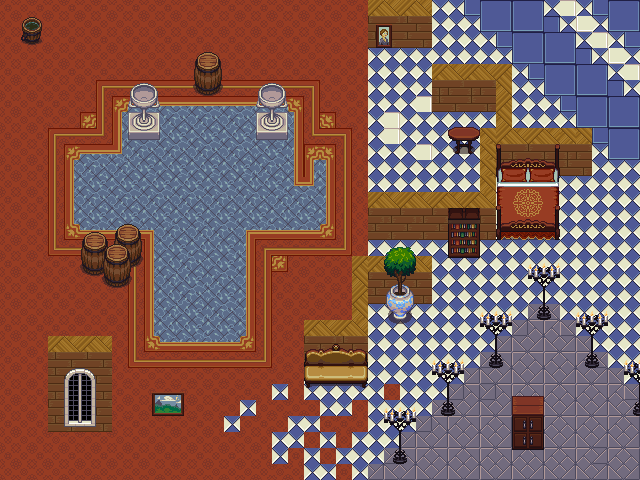

Below is a game level as drawn by its tile map, then a one-line description and the .tmx file that defines it, in full:
An orthogonal 40x30 tile map with 16x16 px tiles, 2 tile layers (Tile Layer 1, Tile Layer 2), 2 tilesets.

<map version="1.0" tiledversion="1.0.2" orientation="orthogonal" renderorder="right-down" width="40" height="30" tilewidth="16" tileheight="16" nextobjectid="1">
 <tileset firstgid="1" source="inside_a2.tsx" />
 <tileset firstgid="769" source="inside_b.tsx" />
 <layer name="Tile Layer 1" width="40" height="30">
  <data encoding="csv">
110,111,110,111,110,111,110,111,110,111,110,111,110,111,110,111,110,111,110,111,110,111,110,385,386,387,388,165,165,295,197,198,197,198,134,322,134,229,197,198,
142,143,142,143,142,143,142,143,142,143,142,143,142,143,142,143,142,143,142,143,142,143,142,1,2,35,4,165,165,165,229,230,229,230,264,134,353,134,229,230,
110,111,110,111,110,111,110,111,110,111,110,111,110,111,110,111,110,111,110,111,110,111,110,33,34,35,36,165,165,165,165,295,261,262,197,198,134,322,134,229,
142,143,142,143,142,143,142,143,142,143,142,143,142,143,142,143,142,143,142,143,142,143,142,5,6,7,8,165,165,165,165,165,293,294,229,230,264,134,353,134,
110,111,110,111,110,111,110,111,110,111,110,111,110,111,110,111,110,111,110,111,110,111,110,37,38,39,40,385,386,387,388,385,165,295,261,262,197,198,134,322,
142,143,142,143,142,143,77,78,79,78,79,78,79,78,79,78,79,78,79,80,142,143,142,69,70,71,72,98,2,100,4,417,165,165,293,294,229,230,264,134,
110,111,110,110,111,111,109,73,74,75,74,75,74,75,74,75,74,75,76,112,110,111,110,101,102,102,196,33,34,35,36,449,165,165,165,295,261,262,197,198,
142,143,142,142,143,9,109,105,106,107,106,107,106,107,106,107,106,107,108,112,10,143,142,133,196,102,102,5,6,7,8,481,165,165,165,5,293,294,229,230,
110,111,110,77,78,79,15,137,138,139,138,139,138,139,138,139,138,139,140,16,79,80,110,165,196,102,102,37,38,39,417,385,386,387,388,545,545,295,197,198,
142,143,142,141,73,74,75,11,106,107,106,107,106,107,106,107,138,139,108,73,76,112,110,133,102,102,196,69,70,71,545,1,2,3,4,98,130,71,229,230,
110,111,110,141,105,106,107,106,138,139,138,139,138,139,138,139,106,107,140,137,108,144,142,165,166,167,168,133,134,135,545,33,34,35,36,161,162,103,104,133,
142,143,142,141,137,138,139,138,139,138,139,138,139,138,139,138,138,139,12,11,140,112,110,133,134,135,136,165,166,167,545,5,6,7,8,133,134,135,136,5,
110,111,110,141,105,106,107,106,107,106,107,106,107,106,107,106,107,106,106,107,108,144,142,385,386,387,388,385,386,387,388,37,38,39,40,165,166,167,168,37,
142,143,142,141,137,138,139,138,139,138,139,138,139,138,139,138,139,138,138,139,140,112,111,129,98,129,98,1,2,3,4,69,70,71,72,5,6,7,8,69,
110,111,110,141,169,170,171,170,171,43,106,107,106,106,107,44,170,171,170,171,172,144,111,161,162,161,162,33,34,35,36,101,102,103,104,5,6,7,8,101,
142,143,142,173,174,175,174,175,47,105,138,139,138,138,139,108,48,174,174,174,174,176,143,165,166,167,168,5,6,7,8,133,134,135,136,37,38,39,40,8,
110,111,110,110,110,110,111,41,141,137,138,106,107,138,139,140,144,42,143,111,110,111,385,385,386,387,388,37,38,39,40,165,166,167,168,69,70,71,72,40,
142,143,142,142,142,142,110,142,141,105,106,138,139,106,107,108,144,111,142,143,142,143,417,1,2,3,4,69,70,71,72,133,134,135,136,101,102,103,104,72,
110,111,110,110,110,111,142,143,141,137,138,106,107,138,139,140,144,110,111,110,111,110,449,33,34,35,36,101,102,103,104,165,166,167,168,133,134,135,136,104,
142,143,142,142,110,111,110,111,141,105,106,138,139,106,107,108,144,142,143,142,143,142,481,5,6,7,8,5,6,7,8,5,6,389,390,165,166,167,168,136,
110,111,110,110,142,143,142,143,141,137,138,138,139,138,139,140,144,143,110,385,386,387,388,37,38,39,40,37,38,39,40,37,389,421,422,392,165,166,167,168,
142,143,142,449,450,451,452,143,141,169,170,170,170,171,171,172,144,111,142,1,2,35,4,5,6,7,8,5,6,7,8,389,390,389,390,389,390,165,166,167,
110,111,110,161,162,163,164,111,173,174,175,174,174,175,174,175,176,143,142,33,34,35,36,37,38,39,40,37,38,39,389,421,422,421,422,421,422,392,165,166,
142,143,142,35,66,67,68,143,142,143,142,143,142,143,142,143,142,143,142,5,6,7,8,69,70,71,72,69,70,389,390,389,390,389,390,389,390,389,390,165,
110,111,110,34,98,99,100,110,111,110,111,110,111,110,111,110,111,101,111,37,38,39,40,101,142,103,104,101,389,421,519,421,422,421,422,421,422,421,422,392,
142,143,142,129,130,131,132,142,143,142,143,142,143,142,143,101,143,142,143,142,70,71,142,133,134,135,136,389,390,389,390,389,390,389,390,389,390,389,390,389,
110,111,110,161,162,163,164,111,110,111,110,111,110,111,101,111,110,111,101,101,110,110,110,165,166,167,389,421,550,421,422,421,422,421,422,421,422,421,422,421,
142,143,142,143,142,143,142,143,142,143,142,143,142,143,142,143,142,101,104,142,166,142,168,167,168,389,390,389,518,519,390,389,390,389,390,389,390,389,390,389,
110,111,110,111,110,111,110,111,110,111,110,111,110,111,110,111,110,101,110,165,142,167,168,168,389,421,422,421,422,421,422,421,422,421,422,421,422,519,422,421,
142,143,142,143,142,143,142,143,142,143,142,143,142,143,142,143,142,143,142,165,166,110,168,389,390,389,390,389,390,389,390,389,390,389,390,389,390,389,390,389
</data>
 </layer>
 <layer name="Tile Layer 2" width="40" height="30">
  <data encoding="csv">
0,0,0,0,0,0,0,0,0,0,0,0,0,0,0,0,0,0,0,0,0,0,0,0,0,0,0,0,0,0,0,0,0,0,0,0,0,0,0,0,
0,1679,1680,0,0,0,0,0,0,0,0,0,0,0,0,0,0,0,0,0,0,0,0,833,834,0,0,0,0,0,0,0,0,0,0,0,0,0,0,0,
0,1711,1712,0,0,0,0,0,0,0,0,0,0,0,0,0,0,0,0,0,0,0,0,865,866,0,0,0,0,0,0,0,0,0,0,0,0,0,0,0,
0,0,0,0,0,0,0,0,0,0,0,0,1723,1724,0,0,0,0,0,0,0,0,0,0,0,0,0,0,0,0,0,0,0,0,0,0,0,0,0,0,
0,0,0,0,0,0,0,0,0,0,0,0,1755,1756,0,0,0,0,0,0,0,0,0,0,0,0,0,0,0,0,0,0,0,0,0,0,0,0,0,0,
0,0,0,0,0,0,0,0,1677,1678,0,0,1787,1788,0,0,1677,1678,0,0,0,0,0,0,0,0,0,0,0,0,0,0,0,0,0,0,0,0,0,0,
0,0,0,0,0,0,0,0,1709,1710,0,0,0,0,0,0,1709,1710,0,0,0,0,0,0,0,0,0,0,0,0,0,0,0,0,0,0,0,0,0,0,
0,0,0,0,0,0,0,0,1741,1742,0,0,0,0,0,0,1741,1742,0,0,0,0,0,0,0,0,0,0,1225,1226,0,0,0,0,0,0,0,0,0,0,
0,0,0,0,0,0,0,0,1773,1774,0,0,0,0,0,0,1773,1774,0,0,0,0,0,0,0,0,0,0,1257,1258,0,0,0,0,0,0,0,0,0,0,
0,0,0,0,0,0,0,0,0,0,0,0,0,0,0,0,0,0,0,0,0,0,0,0,0,0,0,0,1289,1290,0,1353,1354,1355,1356,0,0,0,0,0,
0,0,0,0,0,0,0,0,0,0,0,0,0,0,0,0,0,0,0,0,0,0,0,0,0,0,0,0,0,0,0,1385,1386,1387,1388,0,0,0,0,0,
0,0,0,0,0,0,0,0,0,0,0,0,0,0,0,0,0,0,0,0,0,0,0,0,0,0,0,0,0,0,0,1417,1418,1419,1420,0,0,0,0,0,
0,0,0,0,0,0,0,0,0,0,0,0,0,0,0,0,0,0,0,0,0,0,0,0,0,0,0,0,0,0,0,1449,1450,1451,1452,0,0,0,0,0,
0,0,0,0,0,0,0,0,0,0,0,0,0,0,0,0,0,0,0,0,0,0,0,0,0,0,0,0,1563,1564,0,1481,1482,1483,1484,0,0,0,0,0,
0,0,0,0,0,1693,1694,1695,1696,0,0,0,0,0,0,0,0,0,0,0,0,0,0,0,0,0,0,0,1631,1632,0,1513,1514,1515,1516,0,0,0,0,0,
0,0,0,0,0,1725,1726,1727,1728,0,0,0,0,0,0,0,0,0,0,0,0,0,0,0,899,900,0,0,1631,1632,0,0,0,0,0,0,0,0,0,0,
0,0,0,0,0,1757,1758,1759,1760,0,0,0,0,0,0,0,0,0,0,0,0,0,0,0,931,932,0,0,1661,1662,0,0,0,907,908,0,0,0,0,0,
0,0,0,0,0,1789,1790,1791,1792,0,0,0,0,0,0,0,0,0,0,0,0,0,0,0,963,964,0,0,0,0,0,0,0,939,940,0,0,0,0,0,
0,0,0,0,0,0,0,0,0,0,0,0,0,0,0,0,0,0,0,0,0,0,0,0,995,996,0,0,0,0,0,0,0,971,972,0,0,0,0,0,
0,0,0,0,0,0,0,0,0,0,0,0,0,0,0,0,0,0,0,0,0,0,0,0,967,968,0,0,0,0,907,908,0,1003,1004,0,907,908,0,0,
0,0,0,0,0,0,0,0,0,0,0,0,0,0,0,0,0,0,0,0,0,0,0,0,999,1000,0,0,0,0,939,940,0,0,0,0,939,940,0,0,
0,0,0,0,0,0,0,0,0,0,0,0,0,0,0,0,0,0,0,1545,1546,1547,1548,0,0,0,0,0,0,0,971,972,0,0,0,0,971,972,0,0,
0,0,0,0,0,0,0,0,0,0,0,0,0,0,0,0,0,0,0,1577,1578,1579,1580,0,0,0,0,907,908,0,1003,1004,0,0,0,0,1003,1004,0,907,
0,0,0,0,773,774,0,0,0,0,0,0,0,0,0,0,0,0,0,1609,1610,1611,1612,0,0,0,0,939,940,0,0,0,0,0,0,0,0,0,0,939,
0,0,0,0,805,806,0,0,0,779,781,784,0,0,0,0,0,0,0,1641,1642,1643,1644,0,0,0,0,971,972,0,0,0,1499,1500,0,0,0,0,0,971,
0,0,0,0,837,838,0,0,0,811,813,816,0,0,0,0,0,0,0,0,0,0,0,0,907,908,0,1003,1004,0,0,0,1531,1532,0,0,0,0,0,1003,
0,0,0,0,869,870,0,0,0,0,0,0,0,0,0,0,0,0,0,0,0,0,0,0,939,940,0,0,0,0,0,0,1629,1630,0,0,0,0,0,0,
0,0,0,0,0,0,0,0,0,0,0,0,0,0,0,0,0,0,0,0,0,0,0,0,971,972,0,0,0,0,0,0,1629,1630,0,0,0,0,0,0,
0,0,0,0,0,0,0,0,0,0,0,0,0,0,0,0,0,0,0,0,0,0,0,0,1003,1004,0,0,0,0,0,0,1661,1662,0,0,0,0,0,0,
0,0,0,0,0,0,0,0,0,0,0,0,0,0,0,0,0,0,0,0,0,0,0,0,0,0,0,0,0,0,0,0,0,0,0,0,0,0,0,0
</data>
 </layer>
</map>
